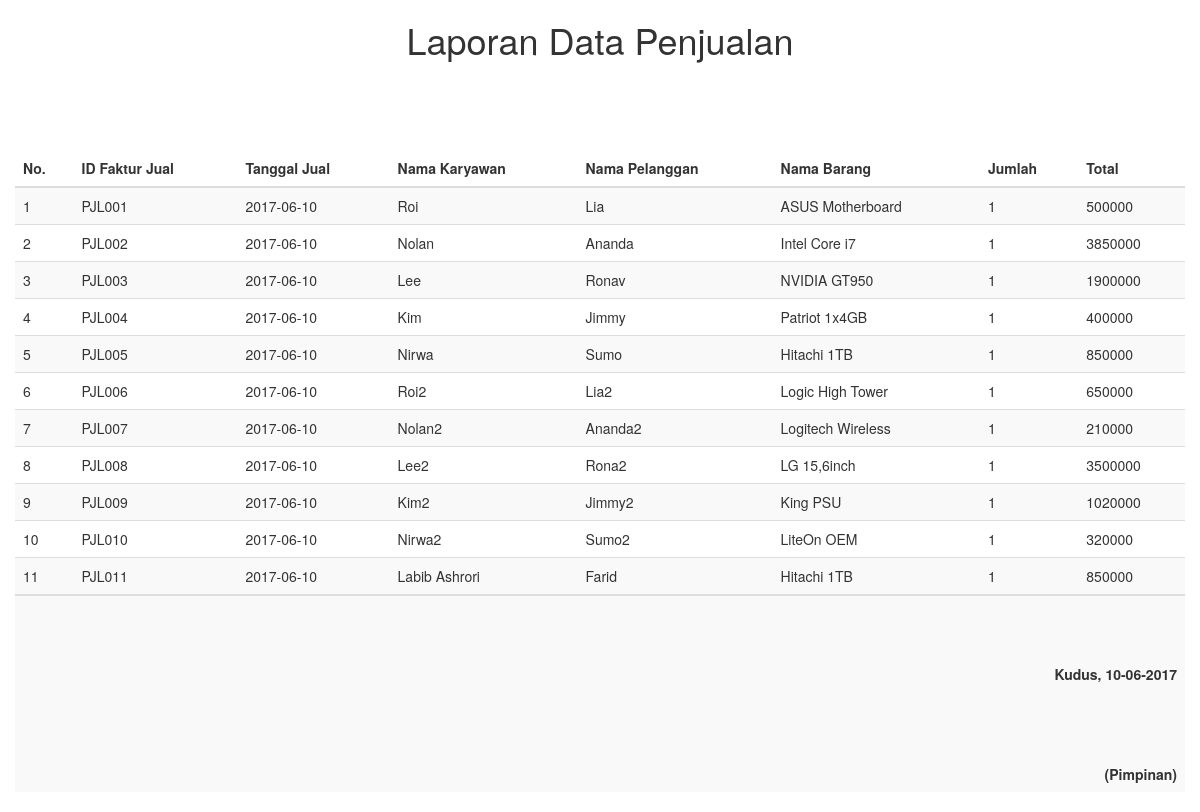
The page /admin/penjualan_laporan.php (signed in) on the database its author committed.
### tables this page shows
CREATE TABLE IF NOT EXISTS `penjualan` (
  `id_faktur_jual` varchar(15) NOT NULL,
  `tanggal_jual` date DEFAULT NULL,
  `id_karyawan` varchar(15) DEFAULT NULL,
  `id_pelanggan` varchar(15) DEFAULT NULL,
  `id_barang` varchar(15) DEFAULT NULL,
  `harga` decimal(10,0) DEFAULT NULL,
  `jumlah` int(11) DEFAULT NULL,
  `total` decimal(10,0) DEFAULT NULL
);

CREATE TABLE IF NOT EXISTS `karyawan` (
  `id_karyawan` varchar(15) NOT NULL DEFAULT '',
  `nama_karyawan` varchar(50) DEFAULT NULL,
  `tanggal_lahir` date DEFAULT NULL,
  `alamat` varchar(100) DEFAULT NULL,
  `jenis_kelamin` varchar(10) DEFAULT NULL,
  `foto` text,
  `password` varchar(10) DEFAULT NULL
);

CREATE TABLE IF NOT EXISTS `pelanggan` (
  `id_pelanggan` varchar(15) NOT NULL DEFAULT '',
  `nama_pelanggan` varchar(50) DEFAULT NULL,
  `telepon` varchar(15) DEFAULT NULL,
  `tanggal_lahir` date DEFAULT NULL,
  `alamat` varchar(100) DEFAULT NULL,
  `jenis_kelamin` varchar(10) DEFAULT NULL
);

CREATE TABLE IF NOT EXISTS `barang` (
  `id_barang` varchar(15) NOT NULL DEFAULT '',
  `id_kategori` varchar(15) DEFAULT NULL,
  `nama_barang` varchar(100) DEFAULT NULL,
  `harga` decimal(10,0) DEFAULT NULL,
  `stok` int(11) DEFAULT NULL,
  `foto` text,
  `tanggal_ubah` date DEFAULT NULL,
  `keterangan_barang` varchar(100) DEFAULT NULL
);

### admin/penjualan_laporan.php (the view, shortened to what this page needs)
<?php
	if (isset($_SESSION['ses_id_karyawan'])=="") {
		echo"<meta http-equiv='refresh' content='0;url=../login.php'>";
	} else {
?>
<!doctype html>
<html lang="id"><head>
        <link rel="stylesheet" href="../assets/css/bootstrap.min.css" />
	</head>
    <body>
        <div class="col-sm-12">
            <h1 style="text-align: center;">Laporan Data Penjualan</h1>
            <br><br><br><br>
            <div>
                <table class="table table-striped">
                    <thead>
                        <tr>
							<th>No.</th>
							<th>ID Faktur Jual</th>
							<th>Tanggal Jual</th>
							<th>Nama Karyawan</th>
							<th>Nama Pelanggan</th>
							<th>Nama Barang</th>
							<th>Jumlah</th>
							<th>Total</th>
                        </tr>
                    </thead>
                    <tbody>
                        <?php
							$sql = mysql_query("SELECT * FROM penjualan,karyawan,pelanggan,barang WHERE penjualan.id_karyawan=karyawan.id_karyawan AND penjualan.id_pelanggan=pelanggan.id_pelanggan AND penjualan.id_barang=barang.id_barang ORDER BY id_faktur_jual")
                                    or die (mysql_error());
                            $no=1;
                            while ($data = mysql_fetch_array($sql)) {
                        ?>
                        <tr>
                            <td><?php echo $no; ?></td>
                            <td><?php echo $data['id_faktur_jual']; ?></td>
							<td><?php echo $data['tanggal_jual']; ?></td>
							<td><?php echo $data['nama_karyawan']; ?></td>
							<td><?php echo $data['nama_pelanggan']; ?></td>
							<td><?php echo $data['nama_barang']; ?></td>
							<td><?php echo $data['jumlah']; ?></td>
							<td><?php echo $data['total']; ?></td>
                         </tr>
                            <?php
                                $no++;
                                }
                            ?>
                    </tbody>
                        <tr>
							<td colspan="12" align="right">
								<b>
									<br><br><br>
									Kudus, <?php
                                    	echo date('d-m-Y');
                                    ?>
                              		<br><br><br><br><br>
                              		(Pimpinan)
                          		</b>
							</td>
						</tr>
                </table>
            </div>
        </div>
    </body>
</html>
<?php
}
?>

### rows shown on the page
penjualan: id_faktur_jual "PJL001", tanggal_jual "2017-06-10", id_karyawan.nama_karyawan "Roi", id_pelanggan.nama_pelanggan "Lia", id_barang.nama_barang "ASUS Motherboard", jumlah "1", total "500000"
penjualan: id_faktur_jual "PJL002", tanggal_jual "2017-06-10", id_karyawan.nama_karyawan "Nolan", id_pelanggan.nama_pelanggan "Ananda", id_barang.nama_barang "Intel Core i7", jumlah "1", total "3850000"
penjualan: id_faktur_jual "PJL003", tanggal_jual "2017-06-10", id_karyawan.nama_karyawan "Lee", id_pelanggan.nama_pelanggan "Ronav", id_barang.nama_barang "NVIDIA GT950", jumlah "1", total "1900000"
penjualan: id_faktur_jual "PJL004", tanggal_jual "2017-06-10", id_karyawan.nama_karyawan "Kim", id_pelanggan.nama_pelanggan "Jimmy", id_barang.nama_barang "Patriot 1x4GB", jumlah "1", total "400000"
penjualan: id_faktur_jual "PJL005", tanggal_jual "2017-06-10", id_karyawan.nama_karyawan "Nirwa", id_pelanggan.nama_pelanggan "Sumo", id_barang.nama_barang "Hitachi 1TB", jumlah "1", total "850000"
penjualan: id_faktur_jual "PJL006", tanggal_jual "2017-06-10", id_karyawan.nama_karyawan "Roi2", id_pelanggan.nama_pelanggan "Lia2", id_barang.nama_barang "Logic High Tower", jumlah "1", total "650000"
penjualan: id_faktur_jual "PJL007", tanggal_jual "2017-06-10", id_karyawan.nama_karyawan "Nolan2", id_pelanggan.nama_pelanggan "Ananda2", id_barang.nama_barang "Logitech Wireless", jumlah "1", total "210000"
penjualan: id_faktur_jual "PJL008", tanggal_jual "2017-06-10", id_karyawan.nama_karyawan "Lee2", id_pelanggan.nama_pelanggan "Rona2", id_barang.nama_barang "LG 15,6inch", jumlah "1", total "3500000"
penjualan: id_faktur_jual "PJL009", tanggal_jual "2017-06-10", id_karyawan.nama_karyawan "Kim2", id_pelanggan.nama_pelanggan "Jimmy2", id_barang.nama_barang "King PSU", jumlah "1", total "1020000"
penjualan: id_faktur_jual "PJL010", tanggal_jual "2017-06-10", id_karyawan.nama_karyawan "Nirwa2", id_pelanggan.nama_pelanggan "Sumo2", id_barang.nama_barang "LiteOn OEM", jumlah "1", total "320000"
penjualan: id_faktur_jual "PJL011", tanggal_jual "2017-06-10", id_karyawan.nama_karyawan "Labib Ashrori", id_pelanggan.nama_pelanggan "Farid", id_barang.nama_barang "Hitachi 1TB", jumlah "1", total "850000"
